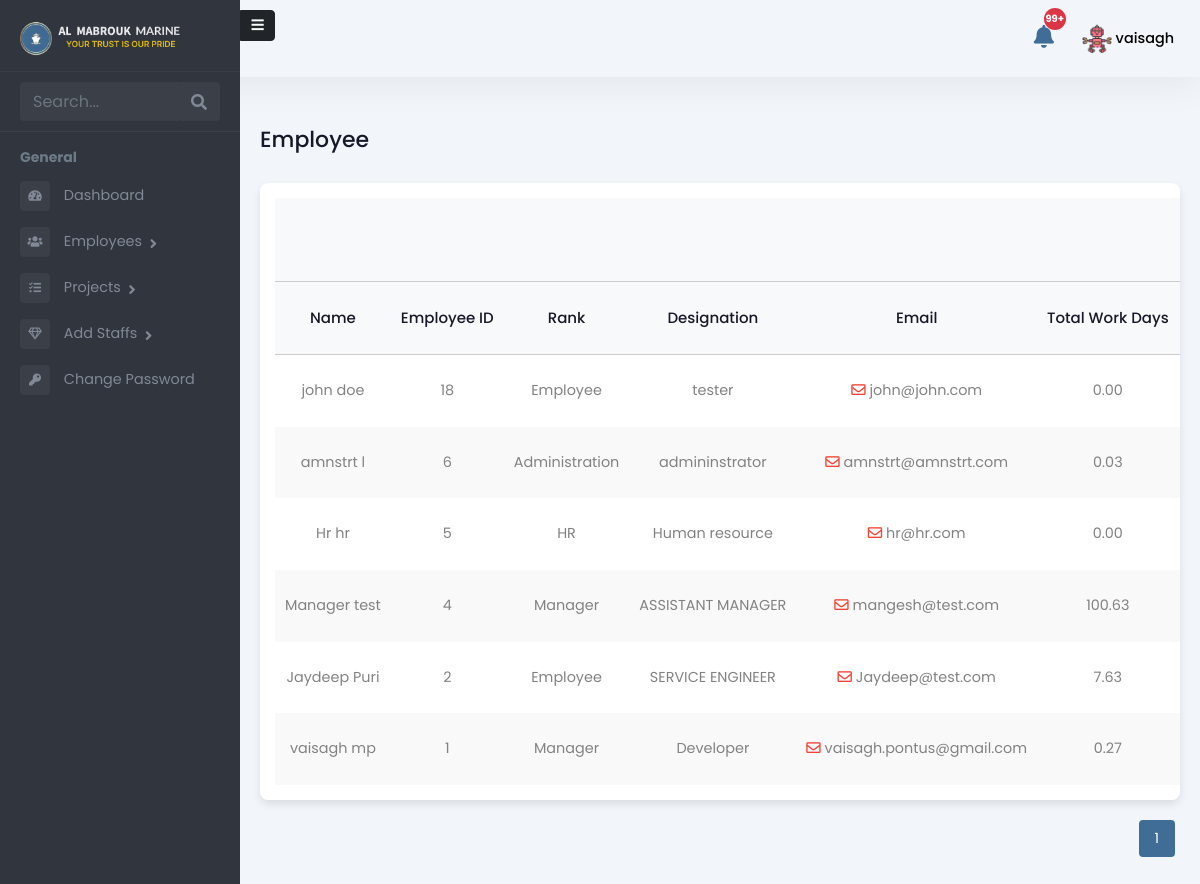
Before: /admin-panel/employees/ (signed in) with the older database file.
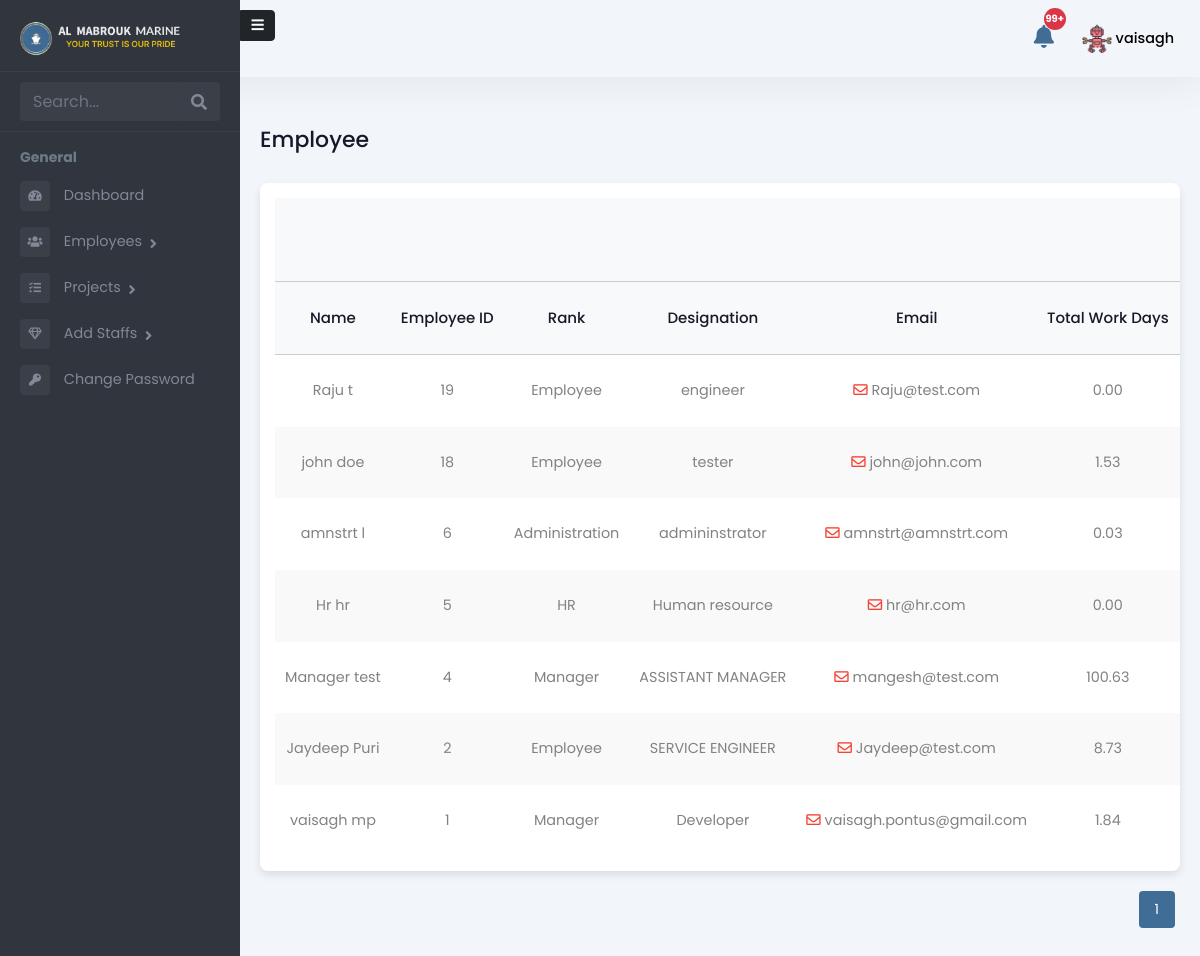
After: the same page with the newer database file.
### Admin/models.py (models this page shows, shortened)
class Employee(models.Model):
    user = models.OneToOneField(User, on_delete=models.CASCADE, related_name='employee_profile')
    is_employee = models.BooleanField(default=False)
    is_manager = models.BooleanField(default=False)
    is_administration = models.BooleanField(default=False)
    is_hr = models.BooleanField(default=False)
    rank = models.CharField(max_length=255, blank=True, null=True)
    salary = models.DecimalField(max_digits=10, decimal_places=2, blank=True, null=True)
    work_days = models.DecimalField(max_digits=10, decimal_places=2, default=0, blank=True)
    holidays = models.IntegerField(null=True, blank=True)
    overseas_days = models.IntegerField(default=0)
    date_of_birth = models.DateField(null=True, blank=True)
    phone_number = models.CharField(max_length=15, blank=True, null=True)
    date_of_join = models.DateField(null=True, blank=True)
    address = models.TextField(blank=True, null=True)
    profile_picture = models.ImageField(upload_to="profile_pictures/", null=True, blank=True)
    def get_role(self):
        if self.is_manager:
            return "Manager"
        if self.is_employee:
            return "Employee"
        if self.is_administration:
            return "Administration"
        if self.is_hr:
            return "HR"
        return "Unknown"

### Admin/views.py (the view)
# urls.py: path('employees/', employee_list, name='employee_list'),
@login_required
def employee_list(request):
    if not request.user.is_staff:
        return redirect('custom-login')
    employees = Employee.objects.select_related('user').annotate(
        team_ongoing_count=Count(
            'project_statuses',
            filter=Q(project_statuses__status='ONGOING'),
            distinct=True
        ),
        manager_ongoing_count=Count(
            'managed_projects',
            filter=Q(managed_projects__status='ONGOING'),
            distinct=True
        ),
        ongoing_project_count=F('team_ongoing_count') + F('manager_ongoing_count')
    ).prefetch_related(
        Prefetch(
            'project_statuses',
            queryset=TeamMemberStatus.objects.filter(status='ONGOING').select_related('team__project'),
            to_attr='assigned_projects'
        ),
        Prefetch(
            'managed_projects',
            queryset=Project.objects.filter(status='ONGOING'),
            to_attr='ongoing_managed_projects'
        )
    ).order_by('-user__date_joined')
    paginator = Paginator(employees, 10)
    page_number = request.GET.get('page')
    page_obj = paginator.get_page(page_number)
    return render(request, 'Admin/employee_list.html', {
        'page_obj': page_obj
    })

### templates/Admin/employee_list.html (shortened to what this page needs)
{% extends 'Admin/adminbase.html' %}
{% load static %}
{% block content %}
<div class="emply-list-wraper">
    <div class="pg-title">
        <h1>Employee</h1>
    </div>
    <div class="widget-box table-wdgt">
        {% if page_obj %}
        <table id="employeeTable">
            <thead>
                <tr style="border-bottom: 1px solid #ccc">
                    <th></th>
                    <th></th>
                    <th></th>
                    <th></th>
                    <th></th>
                    <th></th>
                </tr>
            </thead>
            <thead>
                <tr style="border-bottom: 1px solid #ccc">
                    <th>Name</th>
                    <th>Employee ID</th>
                    <th>Rank</th>
                    <th>Designation</th>
                    <th>Email</th>
                    <th>Total Work Days</th>
                </tr>
            </thead>
            <tbody>
                {% for employee in page_obj %}
                <tr>
                    <td>
                        <a href="{% url 'employee_profile' employee.id %}">
                            {{ employee.user.get_full_name|default:employee.user.username }}
                        </a>
                    </td>
                    <td>{{ employee.pk }}</td>
                    <td>{{ employee.get_role }}</td>
                    <td>{{ employee.rank }}</td>
                    <td>
                        <a href="mailto:{{ employee.user.email }}">
                            <i class="far fa-envelope"></i> {{ employee.user.email }}
                        </a>
                    </td>
                    <td>{{ employee.work_days }}</td>
                </tr>
                {% empty %}
                <tr>
                    <td colspan="7">No employees found.</td>
                </tr>
                {% endfor %}
            </tbody>
        </table>
        {% else %}
        <p class="text-center">NO EMPLOYEES</p>
        {% endif %}
    </div>
     <div class="pagination" id="pagination">
    {% for num in page_obj.paginator.page_range %}
        {% if num >= page_obj.number|add:'-2' and num <= page_obj.number|add:'2' %}
            <a href="?page={{ num }}">
                <button class="{% if num == page_obj.number %}active{% endif %}">{{ num }}</button>
            </a>
        {% endif %}
    {% endfor %}
</div>
</div>
{% endblock %}

Changed rows visible on the page:
added Employee: user.get_full_name "Raju t", pk "19", get_role "Employee", rank "engineer", user.email "Raju@test.com", work_days "0.00"
changed Employee "tester": work_days "0.00" → "1.53"
changed Employee "SERVICE ENGINEER": work_days "7.63" → "8.73"
changed Employee "Developer": work_days "0.27" → "1.84"
